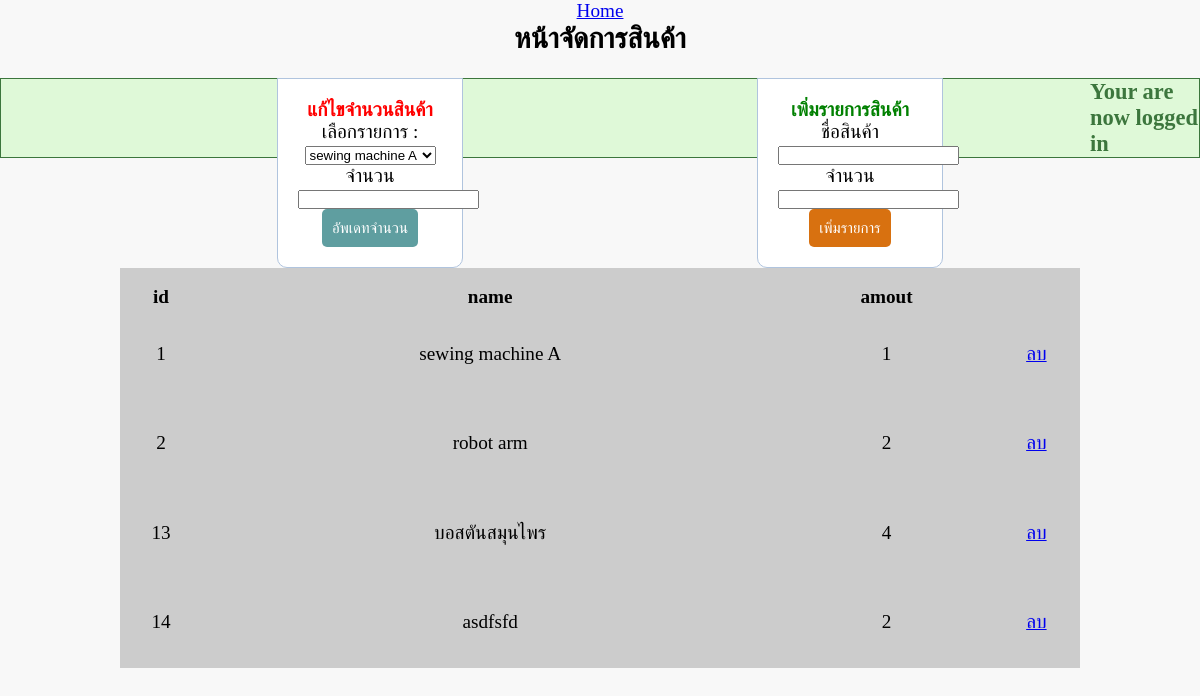
Page /edit.php (signed in) on the committed database.
### tables this page shows
CREATE TABLE `products` (
  `ID` int(100) NOT NULL,
  `name` varchar(20) NOT NULL,
  `amout` int(200) NOT NULL
);

### edit.php (the view, shortened to what this page needs)
<?php
    include 'dbconnect.php';
    $query = "SELECT * FROM  products";
    $result =mysqli_query($con,$query) or die("error ").mysqli_error($query);
   ?>
<!DOCTYPE html>
<html lang="en">
<head>
    <link rel="stylesheet" href="style.css?v=1001">
</head>
<body>
<center><a href="index.php">Home</a></center>
<center><h2>หน้าจัดการสินค้า</h2></center>
<br>
<div class="div1" >
        <form action="dataedit.php"  method ="POST">
        <center> <label for="item" style="color:red"><b>แก้ไขจำนวนสินค้า</b> </label></center>
        <label for="item2" >เลือกรายการ : </label>
  <select id="item" name="ID"><br>
  <?php foreach ($result as $row) {   ?>
    <option value=" <?php echo $row['ID']; ?>" > <?php echo $row['name']; ?> </option>
    <?php } ?>
  </select>
  <br>
  จำนวน
  <input type="number" id="quantity" name="quantity" min="0" >
  <button type="submit" name="editamout" class="btn">อัพเดทจำนวน</button>
        </form></div>
<div class="div2" >
        <form action="dataedit.php"  method ="POST">
  <center><label for="item" style="color:green" ><b> เพิ่มรายการสินค้า</b></label></center>
  ชื่อสินค้า
  <input type="text"  name="newitem"  ><br>
  จำนวน<input type="number" id="quantity" name="quantity" min="0" >
  <button type="submit" name="add" class="btn2">เพิ่มรายการ</button>
        </form>
</div>
<table class="homecontent">
 <?php if(isset($_SESSION['success'])): ?>
            <div class='success'>
            <h3>
                <?php
                    echo $_SESSION['success'];
                    ?>
            </h3>
            </div>
            <?php endif ?>
    <thead>
        <tr>
            <th>id</th>
            <th>name</th>
            <th>amout</th>
        </tr>
        </thead>
        <tbody>
        <?php foreach ($result as $row) {   ?>
                <tr>
                        <td><?php echo $row['ID']; ?>   </td>
                        <td><?php echo $row['name']; ?>   </td>
                        <td><?php echo $row['amout']; ?>   </td>
                        <td><a href="delete.php?id=<?php echo $row['ID'];?>">ลบ</a></td>
                </tr>
                <?php } ?>
        </tbody>
</table>
<br><br>
</body>
</html>

### style.css (style rules this page uses)
* { margin: 0; padding: 0; }
body { font-size: 120%; background: #f8f8f8; }
form { width: 30%; margin: 0 auto; padding: 20px; border: 1px solid #b0c4de; background: white; border-radius: 0px 0px 10px 10px; }
.homecontent { margin: 30px auto 0px; text-align: center; padding-top: 1rem; width: 80%; background: #ccc; height: 50vh; }
.btn { padding: 10px; font-size: 15px; color: white; background: #5f9ea0; border: none; border-radius: 5px; }
.btn2 { padding: 10px; font-size: 15px; color: white; background: #d87110; border: none; border-radius: 5px; }
.success { color: #3c763d; background: #dff9d8; border: 1px solid #3c763d; margin-bottom: 20px; }
.div1 { margin-left: 80px; float:left; padding-left:50px; width:40%; text-align:center; }
.div2 { float:left; width:40%; text-align:center; }

### rows in the picture
products: ID "1", name "sewing machine A", amout "1"
products: ID "2", name "robot arm", amout "2"
products: ID "13", name "บอสตันสมุนไพร", amout "4"
products: ID "14", name "asdfsfd", amout "2"

### other values in the picture
$_SESSION['success'] "Your are now logged in"
form field ID "sewing machine A"
